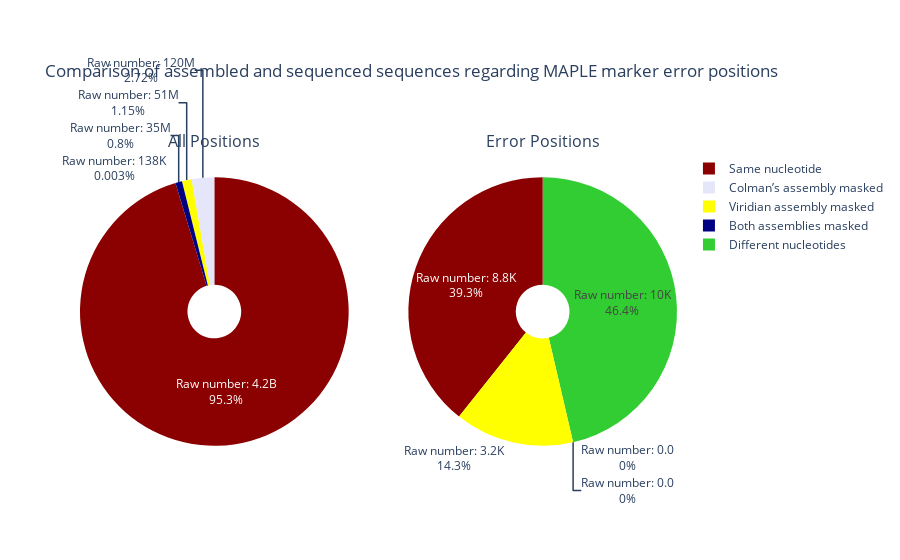

Notebook code cell kept with this figure:
### Code cell
import plotly.subplots as sp
import plotly.graph_objects as go
import plotly.express as px

fig = sp.make_subplots(rows=1, cols=2, specs=[[{'type': 'pie'}, {'type': 'pie'}]],
                      subplot_titles=['All Positions', 'Error Positions'])

fig.add_trace(go.Pie(labels=df_all['Category'], values=df_all['Percentage'], hole=0.2,
                     text='Raw number: ' + df_all['Raw_number'].astype(str),
                     textinfo='percent+text',
                     marker={'colors': colors},
                     hovertemplate='%{label}<br>Current percentage: %{percent:.1%}<br>Raw Number: %{text}'),
              
              row=1, col=1)

fig.add_trace(go.Pie(labels=df_err['Category'], values=df_err['Percentage'], hole=0.2,
                     text='Raw number: ' + df_err['Raw_number'].astype(str),
                     textinfo='percent+text',
                     marker={'colors': colors},
                     hovertemplate='%{label}<br>Current percentage: %{percent:.1%}<br>Raw Number: %{text}'),
              
              row=1, col=2)

# Add titles for subplots
fig.update_layout(
    title="Comparison of assembled and sequenced sequences regarding MAPLE marker error positions"
)

fig.show()

### Figure 1 — Plotly figure (JSON) as saved in the notebook; plotly's stock layout.template omitted (floating-point values rounded to 4 significant figures)
{"data": [{"domain": {"x": [0, 0.45], "y": [0, 1]}, "hole": 0.2, "hovertemplate": "%{label}<br>Current percentage: %{percent:.1%}<br>Raw Number: %{text}", "labels": ["Same nucleotide", "Different nucleotides", "Both assemblies masked", "Viridian assembly masked", "Colman’s assembly masked"], "marker": {"colors": ["rgb(139, 0, 0)", "rgb(50, 205, 50)", "rgb(0, 0, 128)", "rgb(255,255,0)", "rgb(230, 230, 250)"]}, "text": ["Raw number: 4.2B", "Raw number: 138K", "Raw number: 35M", "Raw number: 51M", "Raw number: 120M"], "textinfo": "percent+text", "type": "pie", "values": [95.32, 0.003, 0.8, 1.153, 2.721]}, {"domain": {"x": [0.55, 1], "y": [0, 1]}, "hole": 0.2, "hovertemplate": "%{label}<br>Current percentage: %{percent:.1%}<br>Raw Number: %{text}", "labels": ["Same nucleotide", "Different nucleotides", "Both assemblies masked", "Viridian assembly masked", "Colman’s assembly masked"], "marker": {"colors": ["rgb(139, 0, 0)", "rgb(50, 205, 50)", "rgb(0, 0, 128)", "rgb(255,255,0)", "rgb(230, 230, 250)"]}, "text": ["Raw number: 8.8K", "Raw number: 10K", "Raw number: 0.0", "Raw number: 3.2K", "Raw number: 0.0"], "textinfo": "percent+text", "type": "pie", "values": [39.3, 46.36, 0, 14.34, 0]}], "layout": {"annotations": [{"font": {"size": 16}, "showarrow": false, "text": "All Positions", "x": 0.225, "xanchor": "center", "xref": "paper", "y": 1, "yanchor": "bottom", "yref": "paper"}, {"font": {"size": 16}, "showarrow": false, "text": "Error Positions", "x": 0.775, "xanchor": "center", "xref": "paper", "y": 1, "yanchor": "bottom", "yref": "paper"}], "title": {"text": "Comparison of assembled and sequenced sequences regarding MAPLE marker error positions"}}}
